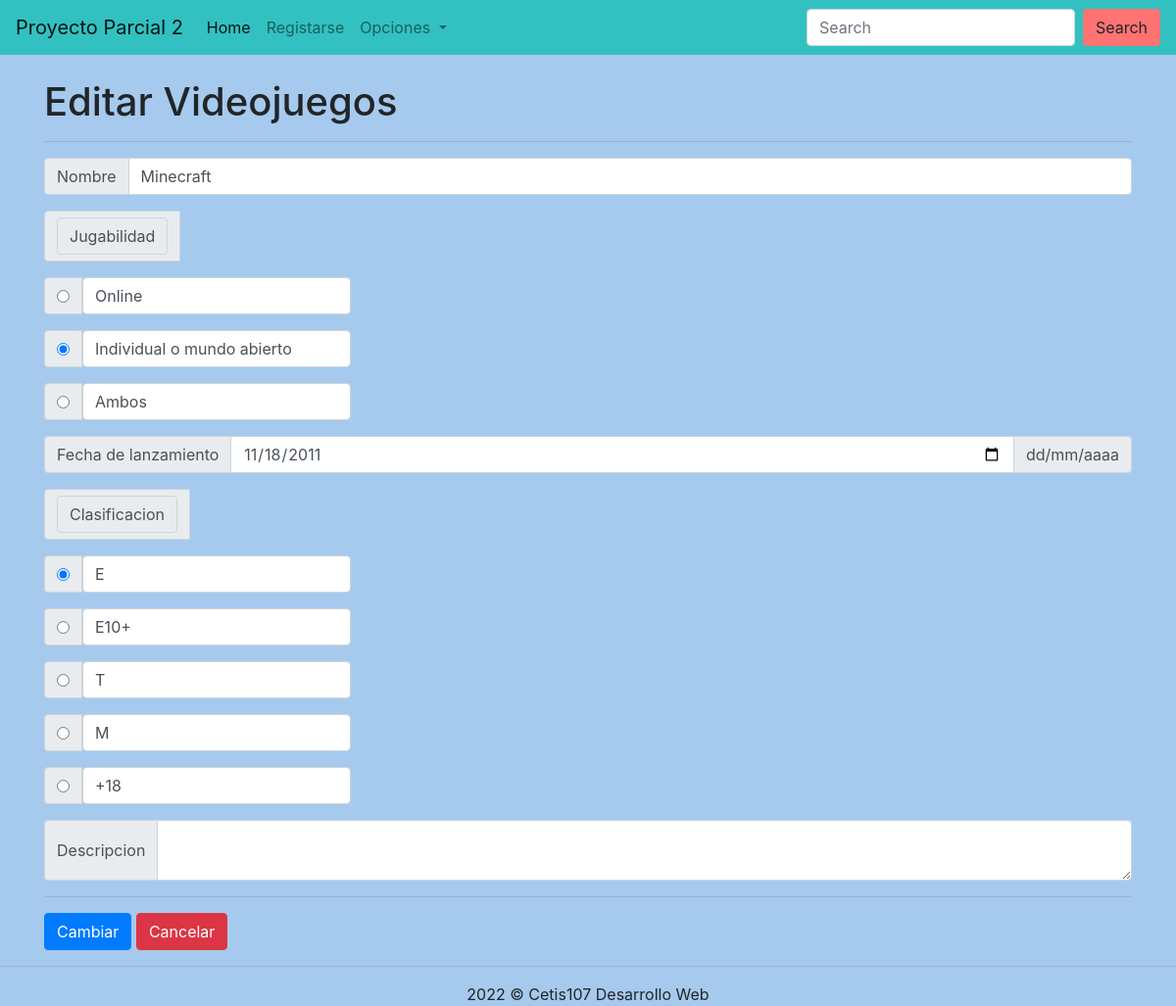
The page /actualizarRegistro.php?id=3 on the database its author committed.
### tables this page shows
CREATE TABLE `juegos` (
  `id` int(11) NOT NULL,
  `nombre` varchar(100) NOT NULL,
  `jugabilidad` varchar(30) NOT NULL,
  `fecha_lanzamiento` date NOT NULL,
  `clasificacion` varchar(30) NOT NULL,
  `descripcion` varchar(300) NOT NULL
);

### actualizarRegistro.php (the view, shortened to what this page needs)
<!DOCTYPE html>
<html lang="en">
<head>
    <link rel="stylesheet" href="css/bootstrap.css">
</head>
<body style="background-color: #a6caed;">
    <?php
    include 'conexion.php';
    $id = $_GET["id"];
    $sql = "SELECT * FROM juegos WHERE id=" . $id;
    $resultado = $conexion->query($sql);
    $registro = $resultado->fetch_assoc();
    ?>
    <?php include 'menu.php';?>
    <br>
    <div class="container">
        <div class="row">
            <div class="col-12">
                <h1>Editar Videojuegos</h1><hr>
                <form action="guardarRegistro.php" method="post">
                    <div class="input-group mb-3">
                    <div class="input-group-prepend">
                        <span class="input-group-text" id="basic-addon1">Nombre</span>
                    </div>
                    <input value="<?php echo $registro["nombre"]?>" name="nombre" type="text" class="form-control" placeholder="Ingresa tu nombre" aria-label="nombre" aria-describedby="basic-addon1">
                    </div>
                    <div class="input-group mb-3">
                    <div class="input-group-prepend">
                    <div class="input-group-text">
                        <span class="input-group-text" id="basic-addon2">Jugabilidad</span>
                    </div>
                    </div>
                    </div>
                    <div class="input-group mb-3">
                    <div class="input-group-prepend">
                    <div class="input-group-text">
                        <input type="radio" name="jugabilidad" value="Online" <?php if ($registro["jugabilidad"]=="Online") echo "checked"; ?>>
                    </div>
                    <input type="jugabilidad" class="form-control bg-white" value="Online" aria-label="jugabilidad" aria-describedby="basic-addon3" readonly>
                    </div>
                    </div>
                    <div class="input-group mb-3">
                    <div class="input-group-prepend">
                    <div class="input-group-text">
                        <input type="radio" name="jugabilidad" value="Individual o mundo abierto" <?php if ($registro["jugabilidad"]=="Individual o mundo abierto") echo "checked"; ?>>
                    </div>
                    <input type="jugabilidad" class="form-control bg-white" value="Individual o mundo abierto" aria-label="jugabilidad" aria-describedby="basic-addon3" readonly>
                    </div>
                    </div>
                    <div class="input-group mb-3">
                    <div class="input-group-prepend">
                    <div class="input-group-text">
                        <input type="radio" name="jugabilidad" value="Ambos" <?php if ($registro["jugabilidad"]=="Ambos") echo "checked"; ?>>
                    </div>
                    <input type="jugabilidad" class="form-control bg-white" value="Ambos" aria-label="jugabilidad" aria-describedby="basic-addon2" readonly>
                    </div>
                    </div>
                    <div class="input-group mb-3">
                    <div class="input-group-prepend">
                        <span class="input-group-text">Fecha de lanzamiento</span>
                    </div>
                    <input value="<?php echo $registro["fecha_lanzamiento"]?>" name="fecha_lanzamiento" type="date" class="form-control" aria-label="fecha_lanzamiento">
                    <div class="input-group-append">
                        <span class="input-group-text">dd/mm/aaaa</span>
                    </div>
                    </div>
                    <div class="input-group mb-3">
                    <div class="input-group-prepend">
                    <div class="input-group-text">
                        <span class="input-group-text" id="basic-addon2">Clasificacion</span>
                    </div>
                    </div>
                    </div>
                    <div class="input-group mb-3">
                    <div class="input-group-prepend">
                    <div class="input-group-text">
                        <input type="radio" name="clasificacion" value="E" <?php if ($registro["clasificacion"]=="E") echo "checked"; ?>>
                    </div>
                    <input type="clasificacion" class="form-control bg-white" value="E" aria-label="clasificacion" aria-describedby="basic-addon2" readonly>
                    </div>
                    </div>
                    <div class="input-group mb-3">
                    <div class="input-group-prepend">
                    <div class="input-group-text">
                        <input type="radio" name="clasificacion" value="E10+" <?php if ($registro["clasificacion"]=="E10+") echo "checked"; ?>>
                    </div>
                    <input type="clasificacion" class="form-control bg-white" value="E10+" aria-label="clasificacion" aria-describedby="basic-addon2" readonly>
                    </div>
                    </div>
                    <div class="input-group mb-3">
                    <div class="input-group-prepend">
                    <div class="input-group-text">
                        <input type="radio" name="clasificacion" value="T" <?php if ($registro["clasificacion"]=="T") echo "checked"; ?>>
                    </div>
                    <input type="clasificacion" class="form-control bg-white" value="T" aria-label="clasificacion" aria-describedby="basic-addon2" readonly>
                    </div>
                    </div>
                    <div class="input-group mb-3">
                    <div class="input-group-prepend">
                    <div class="input-group-text">
                        <input type="radio" name="clasificacion" value="M" <?php if ($registro["clasificacion"]=="M") echo "checked"; ?>>
                    </div>
                    <input type="clasificacion" class="form-control bg-white" value="M" aria-label="clasificacion" aria-describedby="basic-addon2" readonly>
                    </div>
                    </div>
                    <div class="input-group mb-3">
                    <div class="input-group-prepend">
                    <div class="input-group-text">
                        <input type="radio" name="clasificacion" value="+18" <?php if ($registro["clasificacion"]=="+18") echo "checked"; ?>>
                    </div>
                    <input type="clasificacion" class="form-control bg-white" value="+18" aria-label="clasificacion" aria-describedby="basic-addon2" readonly>
                    </div>
                    </div>
                    <div class="input-group">
                    <div class="input-group-prepend">
                        <span class="input-group-text">Descripcion</span>
                    </div>
                        <textarea <?php echo $registro["descripcion"]?> name="descripcion" class="form-control" aria-label="descripcion"></textarea>
                    </div>
                    <hr>
                    <div>
                        <input type="submit" class="btn btn-primary" value="Cambiar">
                        <a href="consultarDatos.php" class="btn btn-danger">Cancelar</a>
                    </div>
                </form>
            </div>
        </div>
    </div>
    <footer class="text-center">
        <hr>
        2022 &copy; Cetis107 Desarrollo Web
    </footer>
</body>
</html>

### rows shown on the page
juegos: nombre "Minecraft", jugabilidad "☑", fecha_lanzamiento "11/18/2011", clasificacion "☑"
